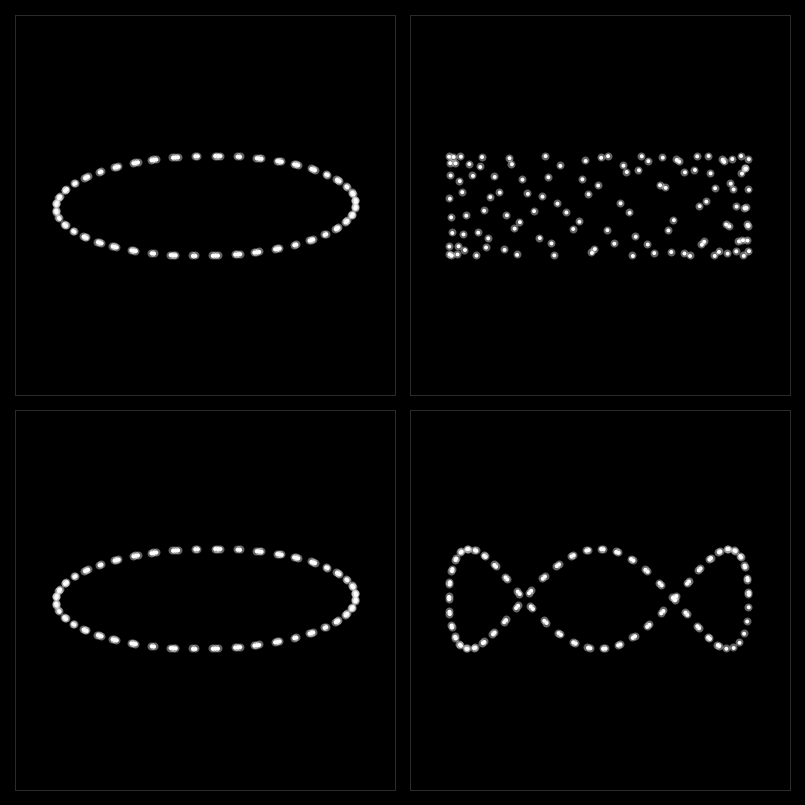
Frame 1 (no input)
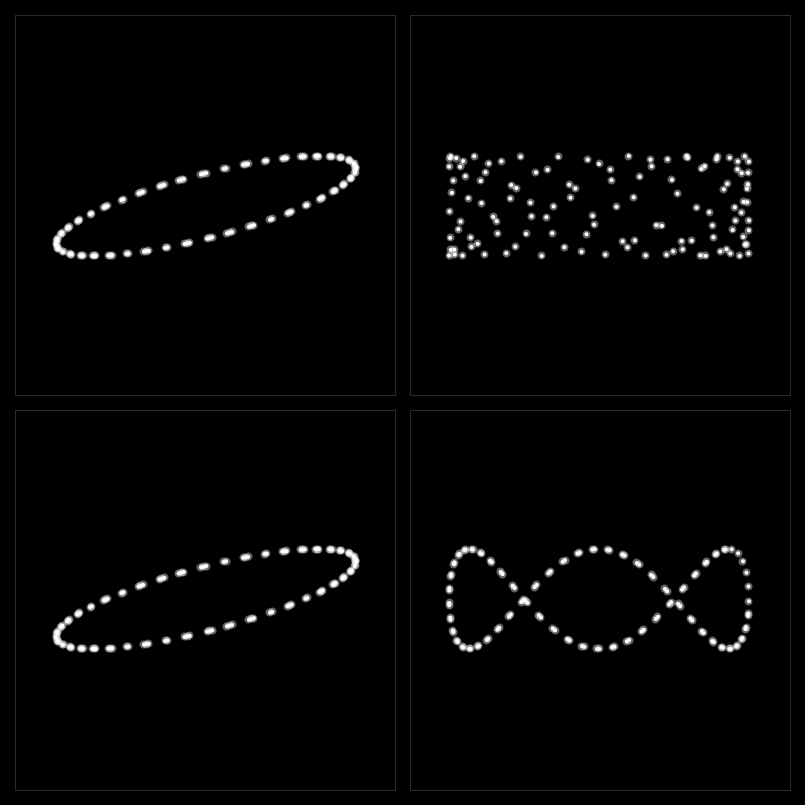
Frame 60 (the mouse pressed at the canvas centre just before this capture)
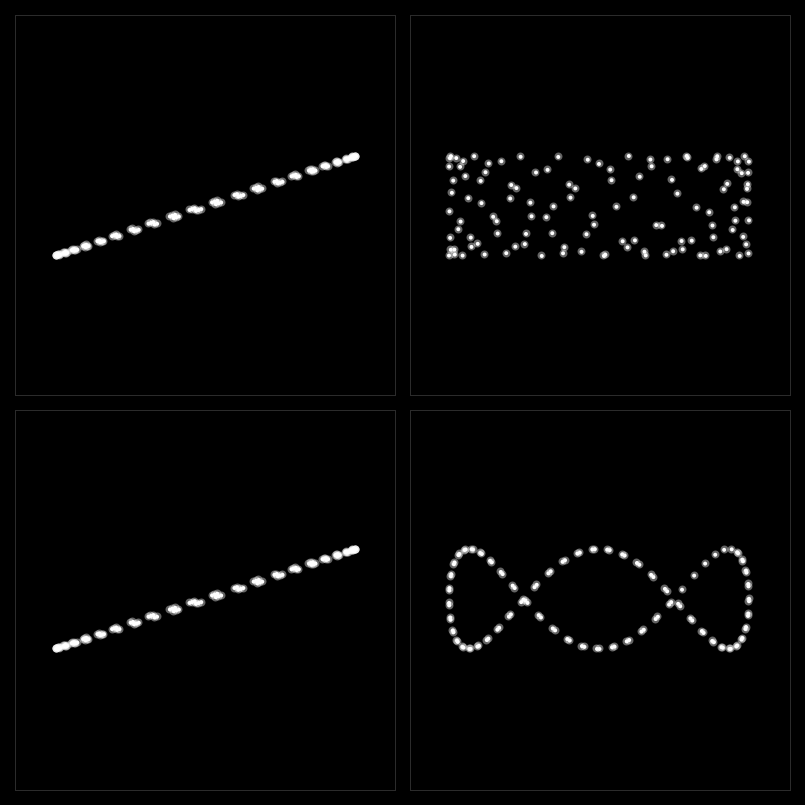
Frame 120 (the mouse held since frame 60 and released just before this capture)

The Processing sketch that drew these frames (run headless with seeded random() and noise(); from frame 60 on, the mouse is pressed at the canvas centre):

// Processing sketch: dots120
// ── dots120.pde
void setup() {
  size(805, 805);
  background(0);
}

void draw() {
  background(0);
  
  // S
  strokeWeight(1);
  stroke(43);
  noFill();
  square(15, 15, 380);
  square(410, 15, 380);
  square(15, 410, 380);
  square(410, 410, 380);
  
  // T
  int s = millis();
  
  // G
  strokeWeight(4);
  fill(255, 255, 255, 255);
  stroke(255, 255, 255, 100);  
  float coef = 0.0015;
  
  // 1
  for(int f = 0; f<120; f++)
  {
      circle(206 + 150 * cos(s/2*coef+f), 206 - 50 * sin(s*coef+f), 4);
  }
  
  // 2
  for(int f = 0; f<120; f++)
  {
      circle(599 + 150 * sin((s+f*250)*0.0011), 206 - 50 * cos((s+f*250)*coef), 4);
  }
  
  // 3
  for(int f = 0; f<120; f++)
  {
      circle(206 + 150 * cos(s/2*coef+f), 599 - 50 * sin(s*coef+f), 4);
  }
  
  // 4
  for(int f = 0; f<120; f++)
  {
      circle(599 + 150 * cos((s+f*200)/3*coef), 599 - 50 * sin((s+f*200)*coef), 4);
  }
}
